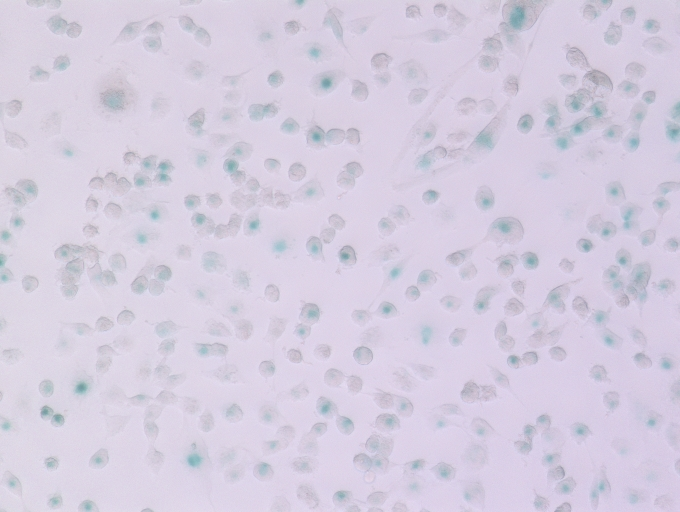
#> input picture imgs/KD231-1.jpg, 680 x 512 px
$ python -i ImageExplore.py   (imports and definitions only)   (older library calls are emulated)
#> lines starting #> are read from the running program, lines starting #| are printed output that depends on the picture
import cv2
import numpy as np
from scipy.stats import norm
import statistics as stats
from matplotlib import pyplot as plt
import os
import sys
import argparse

# # Global variables to count Cells
CELL_SD_THRESHOLD: float
G_RES_MULTIPLIER: float
CONTRAST_MULTIPLIER: int
CLEANUP_LOOPS: int
MIN_CELL_SIZE: int
#
# # Global variables to count Beta Gal Cells
BLUE_SD_THRESHOLD: int
MIN_BGAL_SIZE: int
#
# # Global variable to show Testing Plots
TESTING: bool


def increaseContrast(img):
    # get stats real quick
    mu, sigma = norm.fit(img.ravel())

    # Shrink and apply median blur and expand to make a gradient image (g_img)
    g_img = cv2.resize(img, None, fx=G_RES_MULTIPLIER, fy=G_RES_MULTIPLIER, interpolation=cv2.INTER_NEAREST)
    g_img = cv2.medianBlur(g_img, 7)
    g_img = cv2.subtract(g_img, CONTRAST_MULTIPLIER * sigma)
    g_img = cv2.resize(src=g_img, dsize=(img.shape[1], img.shape[0]), interpolation=cv2.INTER_AREA)

    # subtract the gradient image from the data channel
    img = cv2.subtract(img, g_img)

    del mu, sigma, g_img
    return img


# [48 lines left out: function identifyCells, not called in this run]


def cellFinder(file: chr):
#> called with file = 'imgs/KD231-1.jpg'
    img = cv2.imread(file)
#> img is the input picture: shape (512, 680, 3); mean B, G, R 223.6, 205.9, 213.2

    r, g, b = cv2.split(img)
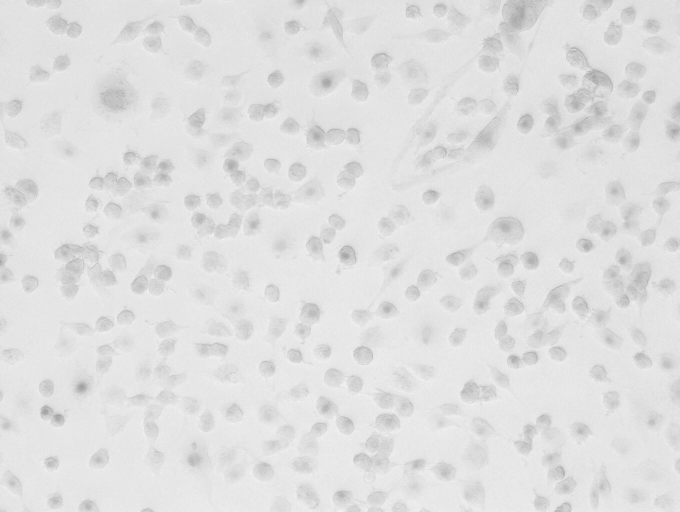
#> r: shape (512, 680); min 157, max 242, mean 223.6
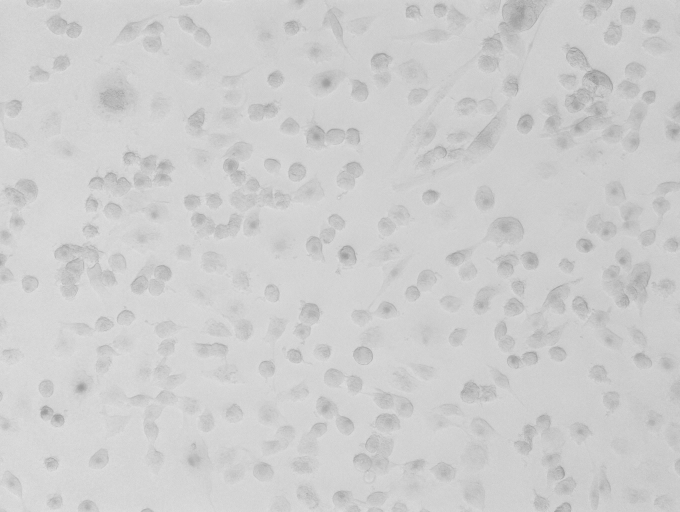
#> g: shape (512, 680); min 145, max 226, mean 205.9

    r = increaseContrast(img=r)
#> in increaseContrast, `mu, sigma = norm.fit(img.ravel())`: mu = 223.6; sigma = 8.97
    mask, nCells, cellContours = identifyCells(img=r)

    del img, r, g, b
    return mask, nCells, cellContours


# [175 lines left out: functions bGalFinder, analyzeFolder, parseArguments, main, not called in this run]


# [2 lines not run here, left out]

#> (the run stopped early here; a loop or call above may not have finished)
